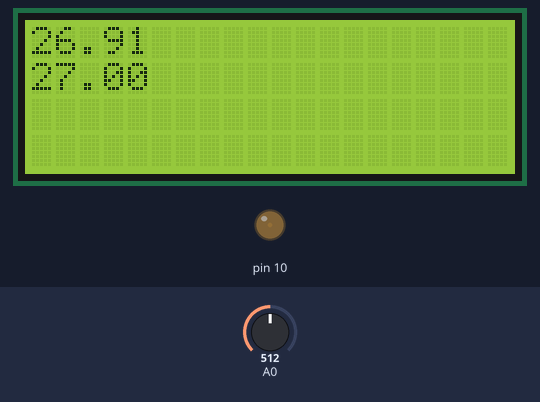
Bench run of a sketch on a simulated Arduino Uno, built with avr-gcc and run on an emulated ATmega328P. On the bench: 20×4 character LCD, output pins drawn as LEDs (lit = HIGH). The inputs (shaded band) are chosen by the test bench; at power-on: A0 = 512. What the sketch prints to the serial monitor is not drawn.

Above: at 1.7 s.
1.8 s: A0 set to 306
At 3.57 s:
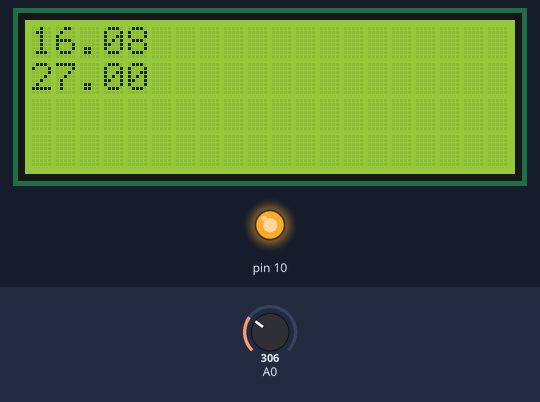
3.6 s: A0 set to 511
At 4.3 s:
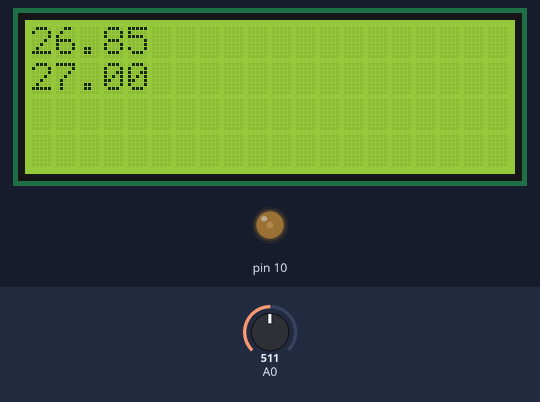
6.6 s: A0 set to 716
At 8.0 s:
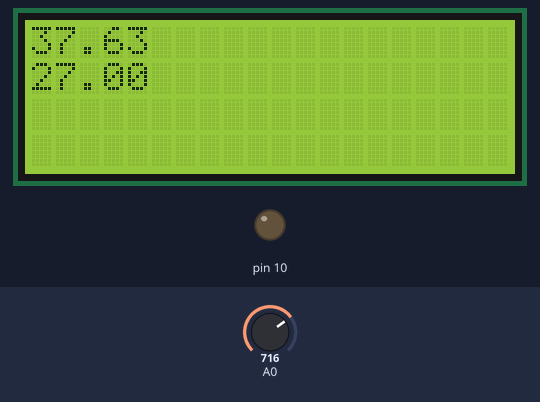
Timing chart, 0 to 9.6 s (numbered marks = the images above; inputs shaded):
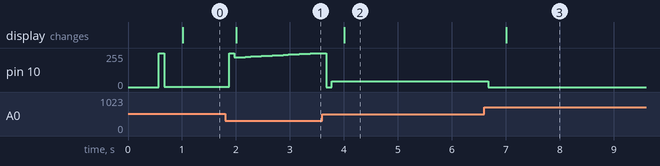

The sketch:

PIDLITE.ino
```cpp
// PID Control Project
// Input - A0
// PWMout - 10

#include <PID_v1.h>
#include <Wire.h>
#include <LCD.h>
#include <LiquidCrystal_I2C.h>


#define I2C_ADDR    0x27  // Define I2C Address
#define BACKLIGHT_PIN     3
#define En_pin  2
#define Rw_pin  1
#define Rs_pin  0
#define D4_pin  4
#define D5_pin  5
#define D6_pin  6
#define D7_pin  7

LiquidCrystal_I2C       lcd(I2C_ADDR,En_pin,Rw_pin,Rs_pin,D4_pin,D5_pin,D6_pin,D7_pin);

//Define Variables we'll use with PID control
double Setpoint, Input, Output;

//Define the aggressive and conservative Tuning Parameters
double aggKp=20, aggKi=2, aggKd=5;
double consKp=20, consKi=2, consKd=5;
int smooth;
int counter=0;

//Specify the links and initial tuning parameters
PID myPID(&Input, &Output, &Setpoint, consKp, consKi, consKd, DIRECT);

unsigned long previousMillis = 0; // initialize internal clock

void setup()
{
   lcd.begin (20,4,LCD_5x8DOTS);
  lcd.setBacklightPin(BACKLIGHT_PIN,POSITIVE); // init the backlight
       lcd.setBacklight(HIGH);

    Serial.begin(9600);
  //initialize the variables we're linked to
  Input = analogRead(A0);
  Setpoint = 27; // Our setpoint

  //turn the PID on
  myPID.SetMode(AUTOMATIC);

  //for smooth startup
for(smooth=0; smooth<=250; smooth++)
{
analogWrite(10, smooth);
delay(2);
}

}

void loop()
{

  lcd.setCursor ( 0, 0 );        // go to first line


  Input = analogRead(A0)*0.052551; // 0.052551 value was determined by

  double gap = abs(Setpoint-Input); //distance away from setpoint
  if(gap<1)
  {  //we're close to setpoint, use conservative tuning parameters
    myPID.SetTunings(consKp, consKi, consKd);
  }
  else
  {
     //we're far from setpoint, use aggressive tuning parameters
     myPID.SetTunings(aggKp, aggKi, aggKd);
  }
// note: since our Kp, Ki, Kd values for both modes are the same, it will be operating in single mode

  myPID.Compute();

  analogWrite(10,Output);

// for delayed output
  unsigned long currentMillis = millis(); // time since device started up
  if (currentMillis - previousMillis >= 1000) // 1000- interval of 1 second. If the difference is >1s, print values
  {
    previousMillis = currentMillis;
    Serial.print(Input);
    Serial.print(" C");
    Serial.println();
    Serial.print(Output);
    Serial.println();
    lcd.print(Input);
      lcd.setCursor ( 0, 1 );        // go to second line
      lcd.print(Setpoint);
  }
}
```

Measured:
- after the input at 1.8 s, pin 10: 2/255 → 255/255 after 0.07 s, → 222/255 0.10 s later, → 225/255 0.10 s later, → 227/255 0.10 s later, … (17 changes in this stretch); the display: changes after 0.21 s (image 1)
- after the input at 3.6 s, pin 10: 255/255 → 0/255 after 0.07 s, → 42/255 0.10 s later, → 43/255 1.6 s later; the display: changes after 0.41 s (image 2)
- after the input at 6.6 s, the display: changes after 0.41 s (image 3)
